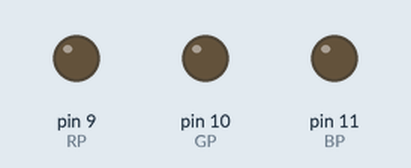
This sketch was run on a simulated Arduino Uno, built with avr-gcc and run on an emulated ATmega328P. On the bench: output pins drawn as LEDs (lit = HIGH).

Above: at 0.1 s.
At 2.1 s:
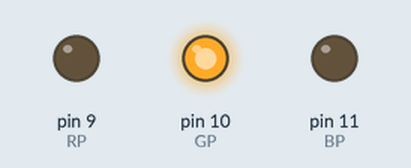
At 4.1 s:
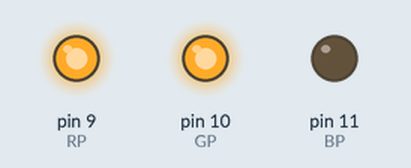
At 6.1 s:
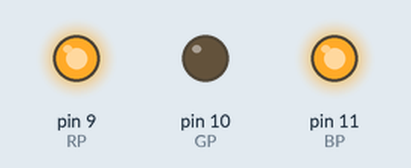
At 18.8 s:
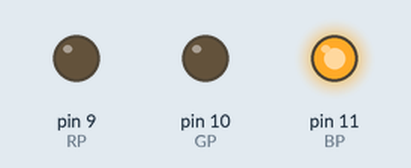
At 38.5 s:
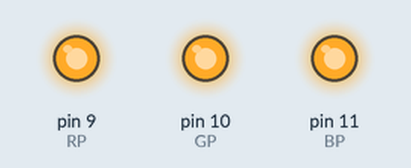
Timing chart, 0 to 40.0 s (numbered marks = the images above):
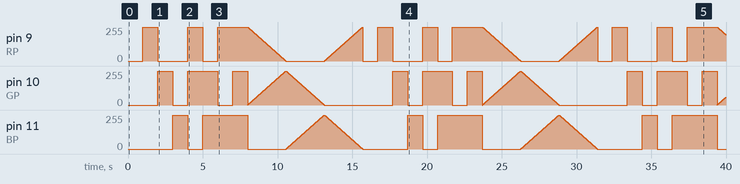

The sketch:

c03.ino
```cpp
//RGB led

const int RP = 9;
const int GP = 10;
const int BP = 11;

int DISP_TIME = 100; // how fast we loop the colors in ms

void setup() {
  pinMode(RP, OUTPUT);
  pinMode(GP, OUTPUT);
  pinMode(BP, OUTPUT);
}

void loop() {
  mainColors();
  showSpectrum();
}

void mainColors() {
  // dislays the 8 main colors the RGB led can produce.
  // off all led
  digitalWrite(RP, LOW);
  digitalWrite(GP, LOW);
  digitalWrite(BP, LOW);
  delay(1000);

  //  red
  digitalWrite(RP, HIGH);
  digitalWrite(GP, LOW);
  digitalWrite(BP, LOW);
  delay(1000);

  //  green
  digitalWrite(RP, LOW);
  digitalWrite(GP, HIGH);
  digitalWrite(BP, LOW);
  delay(1000);

  //  blue
  digitalWrite(RP, LOW);
  digitalWrite(GP, LOW);
  digitalWrite(BP, HIGH);
  delay(1000);

  //  yellow
  digitalWrite(RP, HIGH);
  digitalWrite(GP, HIGH);
  digitalWrite(BP, LOW);
  delay(1000);

  //  cyan
  digitalWrite(RP, LOW);
  digitalWrite(GP, HIGH);
  digitalWrite(BP, HIGH);
  delay(1000);

  //  purple
  digitalWrite(RP, HIGH);
  digitalWrite(GP, LOW);
  digitalWrite(BP, HIGH);
  delay(1000);

  //white
  digitalWrite(RP, HIGH);
  digitalWrite(GP, HIGH);
  digitalWrite(BP, HIGH);
  delay(1000);
}

void showRGB(int color) {
  // Translates number 0:767 to color for RGB led..
  //    base numbers are:
  //    0 - pure red
  //    255 - pure green
  //    511 - pure blue
  //    767 - pure red (again)
  //    numbers between above are blends

  //  intensities
  int rI;
  int gI;
  int bI;

  if(color <= 255)
  {
    //    zone 1
    rI = 255 - color; // red on to off
    gI = color; // green off to on
    bI = 0; // blue always off
  }
  else if (color <= 511)
  {
    //   zone 2
    rI = 0; // red always off
    gI = 255 - (color - 256); // green on to off
    bI = (color - 256); // blue off to on
  }
  else
  {
    rI = (color - 512); // red off to on
    gI = 0; // green always off
    bI = 255 - (color - 512); // blue on to off
  }

  analogWrite(RP, rI);
  analogWrite(GP, gI);
  analogWrite(BP, bI);
}

void showSpectrum() {
  int x;
  for(x = 0; x < 768; x++) {
    showRGB(x);
    delay(10);
  }
}
```

Measured:
- by itself, pin 9 (RP): 0/255 → 255/255 at 1.0 s, → 0/255 1.0 s later, → 255/255 2.0 s later, → 0/255 1.0 s later, … (1096 changes in this stretch)
- by itself, pin 10 (GP): 0/255 → 255/255 at 2.0 s, → 0/255 1.0 s later, → 255/255 1.0 s later, → 0/255 2.0 s later, … (1097 changes in this stretch)
- by itself, pin 11 (BP): 0/255 → 255/255 at 3.0 s, → 0/255 1.0 s later, → 255/255 1.0 s later, → 0/255 3.0 s later, … (1032 changes in this stretch)
